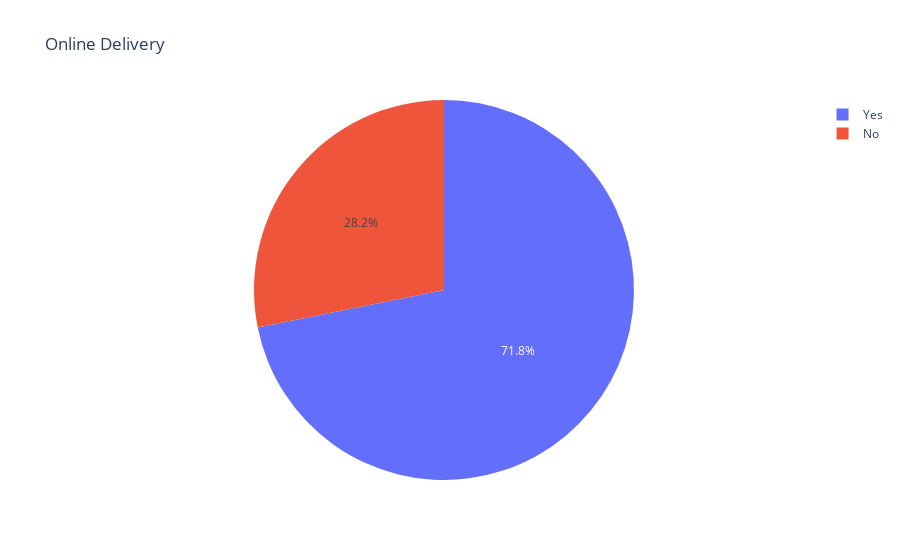

The cell this chart's notebook holds for it:
### Code cell
df=idf["Delivery"].value_counts()
fig = px.pie(values=df.values, names=df.index, title='Online Delivery')
py.iplot(fig)

### Figure 1 — Plotly figure (JSON) as saved in the notebook; plotly's stock layout.template omitted (floating-point values rounded to 4 significant figures)
{"data": [{"domain": {"x": [0.0, 1.0], "y": [0.0, 1.0]}, "hovertemplate": "label=%{label}<br>value=%{value}<extra></extra>", "labels": ["Yes", "No"], "legendgroup": "", "name": "", "showlegend": true, "type": "pie", "values": [17350, 6801]}], "layout": {"legend": {"tracegroupgap": 0}, "title": {"text": "Online Delivery"}}}
